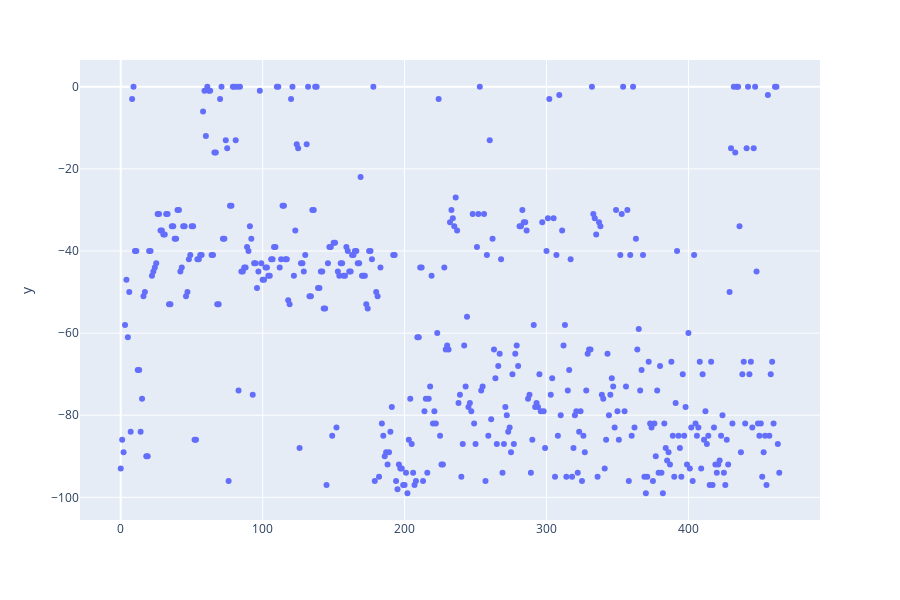

Write notebook code for a chart like this one.
### Markdown cell above
### Plotting RSSI max

### Code cell
maxrssi_plot = px.scatter(y = trainset.max()[:465])
maxrssi_plot.show()

### Figure 1 — Plotly figure (JSON) as saved in the notebook; plotly's stock layout.template omitted (floating-point values rounded to 4 significant figures; data arrays with more than 128 entries replaced by an {"elided": "..."} marker saying what was removed)
{"data": [{"hoverlabel": {"namelength": 0}, "hovertemplate": "y=%{y}", "legendgroup": "", "marker": {"color": "#636efa", "symbol": "circle"}, "mode": "markers", "name": "", "showlegend": false, "type": "scatter", "xaxis": "x", "y": {"elided": "465 int values"}, "yaxis": "y"}], "layout": {"height": 600, "legend": {"tracegroupgap": 0}, "margin": {"t": 60}, "xaxis": {"anchor": "y", "domain": [0, 1]}, "yaxis": {"anchor": "x", "domain": [0, 1], "title": {"text": "y"}}}}
